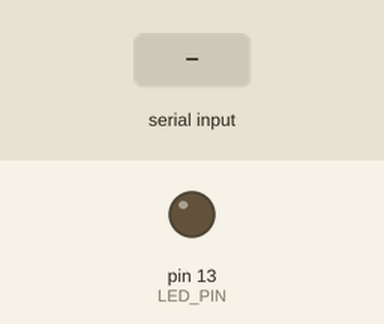
Bench run of a sketch on a simulated Arduino Uno, built with avr-gcc and run on an emulated ATmega328P. Shown: output pins drawn as LEDs (lit = HIGH). Inputs (shaded band) come from the test bench. What the sketch prints to the serial monitor is not drawn.

Above: at 1.2 s.
1.3 s: "x" received over Serial
At 2.2 s:
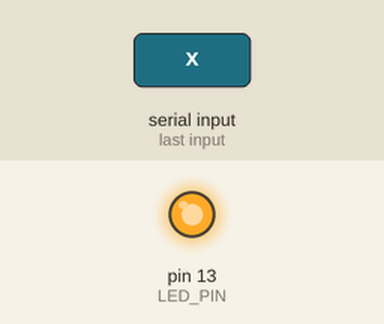
Timing chart, 0 to 10.9 s (numbered marks = the images above; inputs shaded):
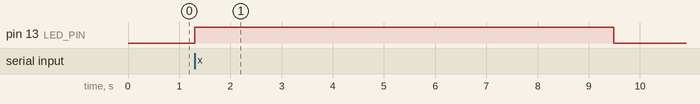

The sketch:

sketch_jun01a.ino
```cpp
#include <avr/wdt.h>
#define LED_PIN 13
volatile int flag = 0;

ISR(WDT_vect) {
    Serial.println("Timeout, no reboot");
    digitalWrite(LED_PIN, LOW);
    flag = 0;
}

void setup() {
    Serial.begin(9600);
    pinMode(LED_PIN, OUTPUT);

    MCUSR &= ~(1 << WDRF);
    WDTCSR |= (1 << WDCE) | (1 << WDE);
    WDTCSR = 1 << WDP3 | 1 << WDP0;
    WDTCSR |= (1 << WDIE);
    Serial.println("System Reboot ..... ");
    Serial.println("Input char");

}

void loop() {
    char Keyin;

    if (Serial.available() > 0) {
        digitalWrite(LED_PIN, HIGH);
        Keyin = Serial.read();
        if (Keyin == 'x') {
            flag = 1;
            while (flag);
        } else {
            delay(100);
            digitalWrite(LED_PIN, LOW);
        }

    }
    asm("WDR");
}
```

Measured:
- after the input at 1.3 s, pin 13 (LED_PIN): LOW → HIGH at once, → LOW 8.2 s later
